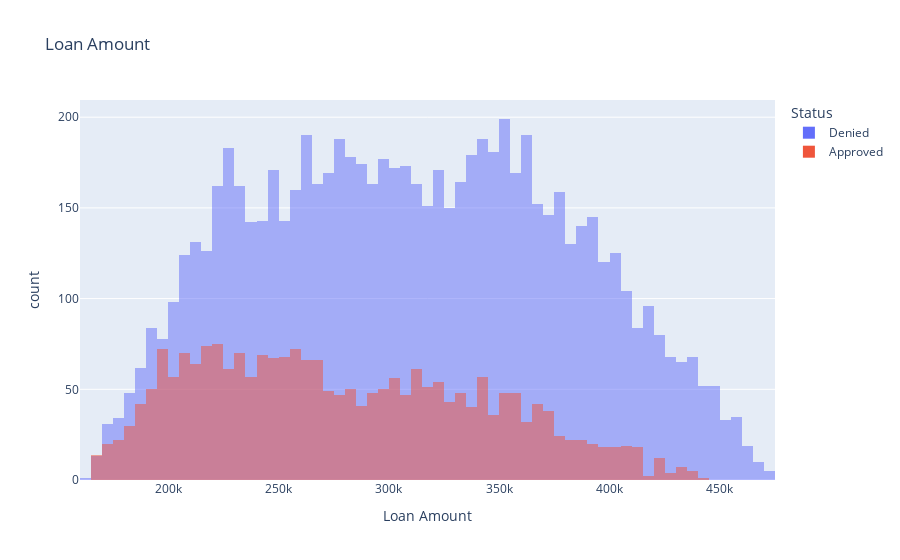

Write notebook code for a chart like this one.
### Code cell
px.histogram(df, x="LoanAmount", color="Status", barmode="overlay", title="Loan Amount",
                labels={"LoanAmount": "Loan Amount", "Status": "Status"})

### Figure 1 — Plotly figure (JSON) as saved in the notebook; plotly's stock layout.template omitted (floating-point values rounded to 4 significant figures; data arrays with more than 128 entries replaced by an {"elided": "..."} marker saying what was removed)
{"data": [{"alignmentgroup": "True", "bingroup": "x", "hovertemplate": "Status=Denied<br>Loan Amount=%{x}<br>count=%{y}<extra></extra>", "legendgroup": "Denied", "marker": {"color": "#636efa", "opacity": 0.5, "pattern": {"shape": ""}}, "name": "Denied", "offsetgroup": "Denied", "orientation": "v", "showlegend": true, "type": "histogram", "x": {"elided": "7636 float values"}, "xaxis": "x", "yaxis": "y"}, {"alignmentgroup": "True", "bingroup": "x", "hovertemplate": "Status=Approved<br>Loan Amount=%{x}<br>count=%{y}<extra></extra>", "legendgroup": "Approved", "marker": {"color": "#EF553B", "opacity": 0.5, "pattern": {"shape": ""}}, "name": "Approved", "offsetgroup": "Approved", "orientation": "v", "showlegend": true, "type": "histogram", "x": {"elided": "2364 float values"}, "xaxis": "x", "yaxis": "y"}], "layout": {"barmode": "overlay", "legend": {"title": {"text": "Status"}, "tracegroupgap": 0}, "title": {"text": "Loan Amount"}, "xaxis": {"anchor": "y", "domain": [0, 1], "title": {"text": "Loan Amount"}}, "yaxis": {"anchor": "x", "domain": [0, 1], "title": {"text": "count"}}}}
